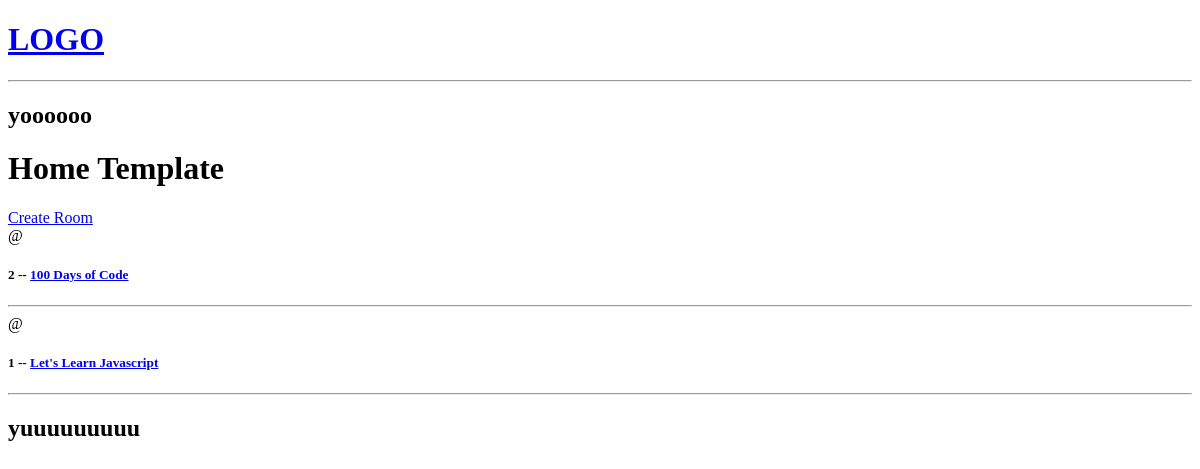
/, run on an earlier commit of the app's database.
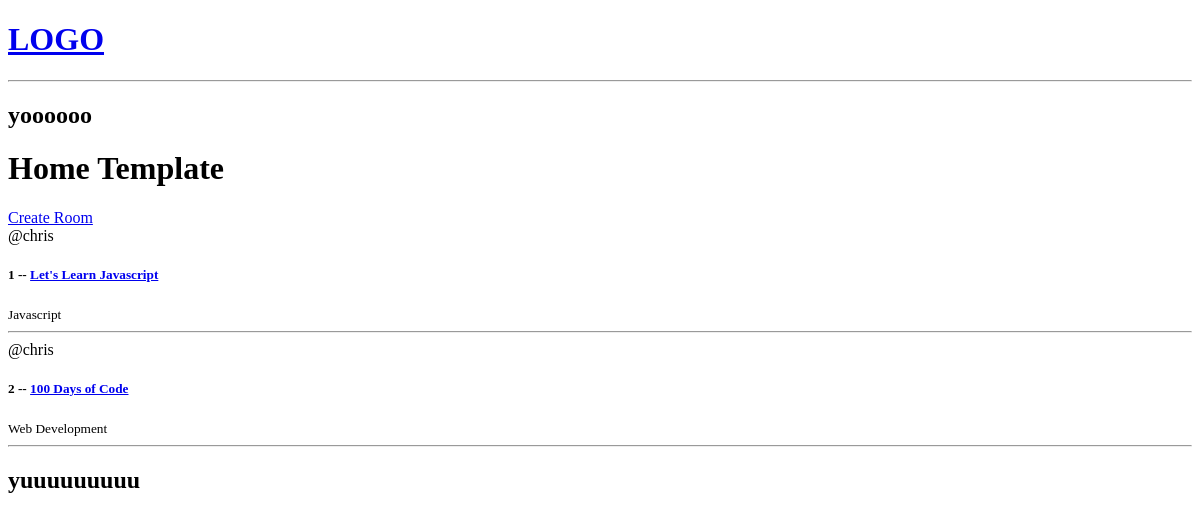
And on a later commit of the database.
### base/models.py (models this page shows, shortened)
class Room(models.Model):
    host = models.ForeignKey(User,on_delete=models.SET_NULL, null=True)
    topic = models.ForeignKey(Topic, on_delete=models.SET_NULL, null=True)
    name = models.CharField(max_length=200)
    description = models.TextField(null=True, blank=True)
    updated = models.DateTimeField(auto_now = True)
    created = models.DateTimeField(auto_now_add = True)
    class Meta:
        ordering = ['-updated','-created']

class Topic(models.Model):
    name = models.CharField(max_length=200)

### base/views.py (the view)
# urls.py: path('', views.home, name="home"),
def home(request):
    rooms = Room.objects.all()
    context = {'roomed': rooms}
    return render(request, 'base/home.html', context)

### base/templates/base/home.html
{% extends 'main.html' %}
{% block content %}
<h1>Home Template</h1>
<div>
    <a href="{% url 'create-room' %}">Create Room</a>
    <div>
        {% for room in roomed %}
            <div>
                <span>@{{room.host.username}}</span>
                <h5>{{room.id}} -- <a href="/room/{{room.id}}">{{room.name}}</a></h5>
                <small>{{room.topic.name}}</small>
                <hr>
            </div>
        {% endfor %}
    </div>
</div>
{% endblock content%}

What changed in the data, as far as the page shows it:
changed Room "Let's Learn Javascript": host.username (not shown) → "chris"; topic.name (not shown) → "Javascript"; moves up the list
changed Room "100 Days of Code": host.username (not shown) → "chris"; topic.name (not shown) → "Web Development"
